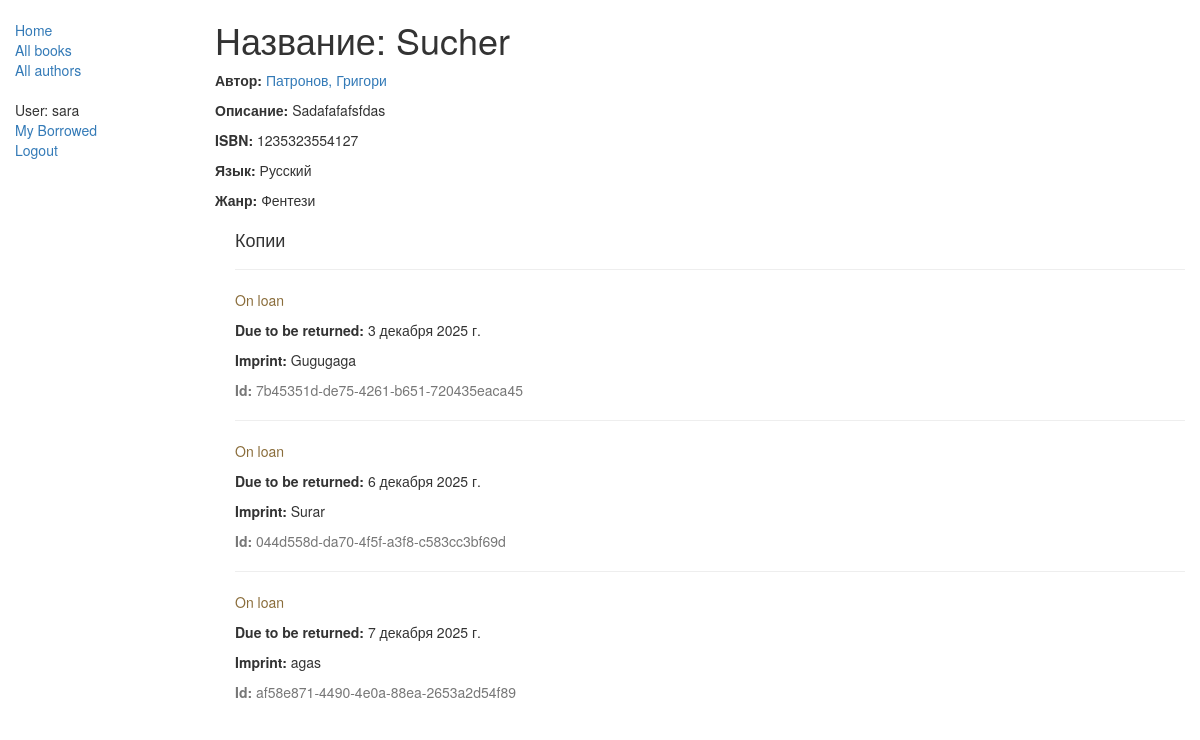
The page /catalog/book/1 (signed in) on the database its author committed.
### catalog/models.py (models this page shows, shortened)
class Book(models.Model):
    title = models.CharField(verbose_name='title', max_length=200)
    author = models.ForeignKey('Author', on_delete=models.SET_NULL, null=True)
    summary = models.TextField(max_length=1000, help_text="Введите краткое описание книги")
    ISBN = models.CharField('ISBN', max_length=13, help_text='13 символьное <a href="https://www.isbn-international.org/content/what-isbn">ISBN число</a>')
    genre = models.ManyToManyField(Genre, help_text="Выберете жанр книги")
    language = models.ForeignKey('Language', on_delete=models.SET_NULL, null=True)
    def display_genre(self):
        return ', '.join([ genre.name for genre in self.genre.all()[:3] ])
    display_genre.short_description = 'Genre'
    class Meta:
        permissions = (("can_add_book", "Can add a book"),("can_delete_book", "Can delete a book"),("can_update_book", "Can change a book"),)

class Author(models.Model):
    first_name = models.CharField(max_length=100)
    last_name = models.CharField(max_length=100)
    date_of_birth = models.DateField(null=True, blank=True)
    date_of_death = models.DateField('died', null=True, blank=True)
    def get_absolute_url(self):
        return reverse('author-detail', args=[str(self.id)])
    def __str__(self):
        return '%s, %s' % (self.last_name, self.first_name)
    class Meta:
        permissions = (("can_add_author", "Can add an author"),("can_delete_author", "Can delete an author"),("can_update_author", "Can change an author"),)

class Language(models.Model):
    name = models.CharField(max_length=200, help_text="Введите язык")
    def __str__(self):
        return self.name

class Genre(models.Model):
    name = models.CharField(max_length=200, help_text="Введите жанр книг")
    def __str__(self):
        return self.name

class BookInstance(models.Model):
    id = models.UUIDField(primary_key=True, default=uuid.uuid4, help_text="ID отдельной книги уникален для всей библиотеки")
    book = models.ForeignKey('Book', on_delete=models.SET_NULL, null=True)
    imprint = models.CharField(max_length=200)
    due_back = models.DateField(null=True, blank=True)
    LOAN_STATUS = (
        ('m', 'Maintenance'),
        ('o', 'On loan'),
        ('a', 'Available'),
        ('r', 'Reserved'),
    )
    status = models.CharField(max_length=1, choices=LOAN_STATUS, blank=True, default='m', help_text='Доступность')
    borrower = models.ForeignKey(User, on_delete=models.SET_NULL, null=True, blank=True)
    class Meta:
        ordering = ["due_back"]
        permissions = (("can_mark_returned", "Set book as returned"),)

### catalog/views.py (the view)
# urls.py: re_path(r'^book/(?P<pk>\d+)$', views.BookDetailView.as_view(), name='book-detail'),
class BookDetailView(generic.DetailView):
    model = Book

### catalog/templates/catalog/book_detail.html (shortened to what this page needs)
{% extends "layout/base_generic.html" %}
{% block content %}
  <h1>Название: {{ book.title }}</h1>
  <p><strong>Автор:</strong> <a href="{{ book.author.get_absolute_url }}">{{ book.author }}</a></p>
  <p><strong>Описание:</strong> {{ book.summary }}</p>
  <p><strong>ISBN:</strong> {{ book.ISBN }}</p>
  <p><strong>Язык:</strong> {{ book.language }}</p>
  <p><strong>Жанр:</strong> {% for genre in book.genre.all %} {{ genre }}{% if not forloop.last %}, {% endif %}{% endfor %}</p>
  <div style="margin-left:20px;margin-top:20px">
    <h4>Копии</h4>
    {% for copy in book.bookinstance_set.all %}
    <hr>
    <p class="{% if copy.status == 'a' %}text-success{% elif copy.status == 'd' %}text-danger{% else %}text-warning{% endif %}">{{ copy.get_status_display }}</p>
    {% if copy.status != 'a' %}<p><strong>Due to be returned:</strong> {{copy.due_back}}</p>{% endif %}
    <p><strong>Imprint:</strong> {{copy.imprint}}</p>
    <p class="text-muted"><strong>Id:</strong> {{copy.id}}</p>
    {% endfor %}
  </div>
{% endblock %}

### catalog/templates/layout/base_generic.html (shortened to what this page needs)
<!doctype html>
<html lang="en">
  <head>
    <link
      rel="stylesheet"
      href="https://maxcdn.bootstrapcdn.com/bootstrap/3.3.7/css/bootstrap.min.css" />
    {% load static %}
    <link rel="stylesheet" href="{% static 'css/styles.css' %}" />
  </head>
  <body>
    <div class="container-fluid">
      <div class="row">
        <div class="col-sm-2">
          {% block sidebar %}
            <ul class="sidebar-nav">
              <li><a href="{% url 'index' %}">Home</a></li>
              <li><a href="{% url 'books' %}">All books</a></li>
              <li><a href="{% url 'authors' %}">All authors</a></li>
            </ul>
            <ul class="sidebar-nav">
              {% if user.is_authenticated %}
              <li>User: {{ user.get_username }}</li>
              <li><a href="{% url 'my-borrowed' %}">My Borrowed</a></li>
              <li><a href="{% url 'logout'%}?next={{request.path}}">Logout</a></li>
              {% else %}
              <li><a href="{% url 'login'%}?next={{request.path}}">Login</a></li>
              {% endif %}
            </ul>
          {% endblock %}
        </div>
        <div class="col-sm-10 ">{% block content %}{% endblock %}</div>
      </div>
    </div>
  </body>
</html>

### catalog/static/css/styles.css (style rules this page uses)
.sidebar-nav { margin-top: 20px; padding: 0; list-style: none; }

### rows shown on the page
Book: title "Sucher", author "Патронов, Григори", summary "Sadafafafsfdas", ISBN "1235323554127", language "Русский"
Genre: name "Фентези"
BookInstance: status "On loan", due_back "3 декабря 2025 г.", imprint "Gugugaga", id "7b45351d-de75-4261-b651-720435eaca45"
BookInstance: status "On loan", due_back "6 декабря 2025 г.", imprint "Surar", id "044d558d-da70-4f5f-a3f8-c583cc3bf69d"
BookInstance: status "On loan", due_back "7 декабря 2025 г.", imprint "agas", id "af58e871-4490-4e0a-88ea-2653a2d54f89"

### other values the page prints
{{ user.get_username }} "sara"
